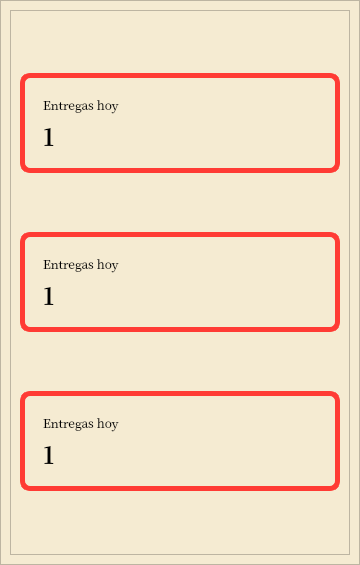
<?xml version="1.0" encoding="UTF-8"?>
<ui version="4.0">
 <class>repartidor</class>
 <widget class="QWidget" name="repartidor">
  <property name="geometry">
   <rect>
    <x>0</x>
    <y>0</y>
    <width>360</width>
    <height>565</height>
   </rect>
  </property>
  <property name="windowTitle">
   <string>Form</string>
  </property>
  <property name="styleSheet">
   <string notr="true">background-color:rgb(245, 235, 210);</string>
  </property>
  <layout class="QVBoxLayout" name="verticalLayout">
   <property name="spacing">
    <number>0</number>
   </property>
   <property name="leftMargin">
    <number>0</number>
   </property>
   <property name="topMargin">
    <number>0</number>
   </property>
   <property name="rightMargin">
    <number>0</number>
   </property>
   <property name="bottomMargin">
    <number>0</number>
   </property>
   <item>
    <widget class="QScrollArea" name="scrollArea">
     <property name="font">
      <font>
       <family>Noto Serif CJK HK</family>
      </font>
     </property>
     <property name="horizontalScrollBarPolicy">
      <enum>Qt::ScrollBarPolicy::ScrollBarAlwaysOff</enum>
     </property>
     <property name="widgetResizable">
      <bool>true</bool>
     </property>
     <widget class="QWidget" name="scrollAreaWidgetContents">
      <property name="geometry">
       <rect>
        <x>0</x>
        <y>0</y>
        <width>358</width>
        <height>563</height>
       </rect>
      </property>
      <layout class="QVBoxLayout" name="verticalLayout_7">
       <item>
        <widget class="QFrame" name="frame_9">
         <property name="sizePolicy">
          <sizepolicy hsizetype="Preferred" vsizetype="Minimum">
           <horstretch>0</horstretch>
           <verstretch>0</verstretch>
          </sizepolicy>
         </property>
         <property name="frameShape">
          <enum>QFrame::Shape::StyledPanel</enum>
         </property>
         <property name="frameShadow">
          <enum>QFrame::Shadow::Raised</enum>
         </property>
         <layout class="QVBoxLayout" name="verticalLayout_8">
          <item>
           <widget class="QFrame" name="frame_7">
            <property name="sizePolicy">
             <sizepolicy hsizetype="Preferred" vsizetype="Preferred">
              <horstretch>0</horstretch>
              <verstretch>0</verstretch>
             </sizepolicy>
            </property>
            <property name="maximumSize">
             <size>
              <width>16777215</width>
              <height>100</height>
             </size>
            </property>
            <property name="styleSheet">
             <string notr="true">border-radius:10;
border: 5 solid rgb(255, 59, 52);</string>
            </property>
            <property name="frameShape">
             <enum>QFrame::Shape::StyledPanel</enum>
            </property>
            <property name="frameShadow">
             <enum>QFrame::Shadow::Sunken</enum>
            </property>
            <property name="lineWidth">
             <number>3</number>
            </property>
            <property name="midLineWidth">
             <number>3</number>
            </property>
            <layout class="QHBoxLayout" name="horizontalLayout_4">
             <item>
              <widget class="QFrame" name="frame_8">
               <property name="styleSheet">
                <string notr="true">border:none;
</string>
               </property>
               <property name="frameShape">
                <enum>QFrame::Shape::StyledPanel</enum>
               </property>
               <property name="frameShadow">
                <enum>QFrame::Shadow::Raised</enum>
               </property>
               <layout class="QVBoxLayout" name="verticalLayout_6">
                <item>
                 <widget class="QLabel" name="label_10">
                  <property name="font">
                   <font>
                    <family>Noto Serif CJK JP</family>
                   </font>
                  </property>
                  <property name="styleSheet">
                   <string notr="true">border:none;</string>
                  </property>
                  <property name="text">
                   <string>Entregas hoy</string>
                  </property>
                 </widget>
                </item>
                <item>
                 <widget class="QLabel" name="label_11">
                  <property name="font">
                   <font>
                    <family>Noto Serif CJK JP</family>
                    <pointsize>18</pointsize>
                    <bold>true</bold>
                   </font>
                  </property>
                  <property name="styleSheet">
                   <string notr="true">border: none;</string>
                  </property>
                  <property name="text">
                   <string>1</string>
                  </property>
                 </widget>
                </item>
               </layout>
              </widget>
             </item>
             <item>
              <spacer name="horizontalSpacer_4">
               <property name="orientation">
                <enum>Qt::Orientation::Horizontal</enum>
               </property>
               <property name="sizeHint" stdset="0">
                <size>
                 <width>40</width>
                 <height>20</height>
                </size>
               </property>
              </spacer>
             </item>
             <item>
              <widget class="QLabel" name="label_12">
               <property name="maximumSize">
                <size>
                 <width>82</width>
                 <height>16777215</height>
                </size>
               </property>
               <property name="styleSheet">
                <string notr="true">border:none;
</string>
               </property>
               <property name="text">
                <string/>
               </property>
               <property name="pixmap">
                <pixmap resource="img.qrc">:/salame.jpeg</pixmap>
               </property>
               <property name="scaledContents">
                <bool>true</bool>
               </property>
              </widget>
             </item>
            </layout>
           </widget>
          </item>
          <item>
           <widget class="QFrame" name="frame">
            <property name="sizePolicy">
             <sizepolicy hsizetype="Preferred" vsizetype="Preferred">
              <horstretch>0</horstretch>
              <verstretch>0</verstretch>
             </sizepolicy>
            </property>
            <property name="maximumSize">
             <size>
              <width>16777215</width>
              <height>100</height>
             </size>
            </property>
            <property name="styleSheet">
             <string notr="true">border-radius:10;
border: 5 solid rgb(255, 59, 52);</string>
            </property>
            <property name="frameShape">
             <enum>QFrame::Shape::StyledPanel</enum>
            </property>
            <property name="frameShadow">
             <enum>QFrame::Shadow::Sunken</enum>
            </property>
            <property name="lineWidth">
             <number>3</number>
            </property>
            <property name="midLineWidth">
             <number>3</number>
            </property>
            <layout class="QHBoxLayout" name="horizontalLayout">
             <item>
              <widget class="QFrame" name="frame_2">
               <property name="styleSheet">
                <string notr="true">border:none;
</string>
               </property>
               <property name="frameShape">
                <enum>QFrame::Shape::StyledPanel</enum>
               </property>
               <property name="frameShadow">
                <enum>QFrame::Shadow::Raised</enum>
               </property>
               <layout class="QVBoxLayout" name="verticalLayout_3">
                <item>
                 <widget class="QLabel" name="label">
                  <property name="font">
                   <font>
                    <family>Noto Serif CJK JP</family>
                   </font>
                  </property>
                  <property name="styleSheet">
                   <string notr="true">border:none;</string>
                  </property>
                  <property name="text">
                   <string>Entregas hoy</string>
                  </property>
                 </widget>
                </item>
                <item>
                 <widget class="QLabel" name="label_2">
                  <property name="font">
                   <font>
                    <family>Noto Serif CJK JP</family>
                    <pointsize>18</pointsize>
                    <bold>true</bold>
                   </font>
                  </property>
                  <property name="styleSheet">
                   <string notr="true">border: none;</string>
                  </property>
                  <property name="text">
                   <string>1</string>
                  </property>
                 </widget>
                </item>
               </layout>
              </widget>
             </item>
             <item>
              <spacer name="horizontalSpacer">
               <property name="orientation">
                <enum>Qt::Orientation::Horizontal</enum>
               </property>
               <property name="sizeHint" stdset="0">
                <size>
                 <width>40</width>
                 <height>20</height>
                </size>
               </property>
              </spacer>
             </item>
             <item>
              <widget class="QLabel" name="label_3">
               <property name="maximumSize">
                <size>
                 <width>82</width>
                 <height>16777215</height>
                </size>
               </property>
               <property name="styleSheet">
                <string notr="true">border:none;
</string>
               </property>
               <property name="text">
                <string/>
               </property>
               <property name="pixmap">
                <pixmap resource="img.qrc">:/salame.jpeg</pixmap>
               </property>
               <property name="scaledContents">
                <bool>true</bool>
               </property>
              </widget>
             </item>
            </layout>
           </widget>
          </item>
          <item>
           <widget class="QFrame" name="frame_5">
            <property name="sizePolicy">
             <sizepolicy hsizetype="Preferred" vsizetype="Preferred">
              <horstretch>0</horstretch>
              <verstretch>0</verstretch>
             </sizepolicy>
            </property>
            <property name="maximumSize">
             <size>
              <width>16777215</width>
              <height>100</height>
             </size>
            </property>
            <property name="styleSheet">
             <string notr="true">border-radius:10;
border: 5 solid rgb(255, 59, 52);</string>
            </property>
            <property name="frameShape">
             <enum>QFrame::Shape::StyledPanel</enum>
            </property>
            <property name="frameShadow">
             <enum>QFrame::Shadow::Sunken</enum>
            </property>
            <property name="lineWidth">
             <number>3</number>
            </property>
            <property name="midLineWidth">
             <number>3</number>
            </property>
            <layout class="QHBoxLayout" name="horizontalLayout_3">
             <item>
              <widget class="QFrame" name="frame_6">
               <property name="styleSheet">
                <string notr="true">border:none;
</string>
               </property>
               <property name="frameShape">
                <enum>QFrame::Shape::StyledPanel</enum>
               </property>
               <property name="frameShadow">
                <enum>QFrame::Shadow::Raised</enum>
               </property>
               <layout class="QVBoxLayout" name="verticalLayout_5">
                <item>
                 <widget class="QLabel" name="label_7">
                  <property name="font">
                   <font>
                    <family>Noto Serif CJK JP</family>
                   </font>
                  </property>
                  <property name="styleSheet">
                   <string notr="true">border:none;</string>
                  </property>
                  <property name="text">
                   <string>Entregas hoy</string>
                  </property>
                 </widget>
                </item>
                <item>
                 <widget class="QLabel" name="label_8">
                  <property name="font">
                   <font>
                    <family>Noto Serif CJK JP</family>
                    <pointsize>18</pointsize>
                    <bold>true</bold>
                   </font>
                  </property>
                  <property name="styleSheet">
                   <string notr="true">border: none;</string>
                  </property>
                  <property name="text">
                   <string>1</string>
                  </property>
                 </widget>
                </item>
               </layout>
              </widget>
             </item>
             <item>
              <spacer name="horizontalSpacer_3">
               <property name="orientation">
                <enum>Qt::Orientation::Horizontal</enum>
               </property>
               <property name="sizeHint" stdset="0">
                <size>
                 <width>40</width>
                 <height>20</height>
                </size>
               </property>
              </spacer>
             </item>
             <item>
              <widget class="QLabel" name="label_9">
               <property name="maximumSize">
                <size>
                 <width>82</width>
                 <height>16777215</height>
                </size>
               </property>
               <property name="styleSheet">
                <string notr="true">border:none;
</string>
               </property>
               <property name="text">
                <string/>
               </property>
               <property name="pixmap">
                <pixmap resource="img.qrc">:/salame.jpeg</pixmap>
               </property>
               <property name="scaledContents">
                <bool>true</bool>
               </property>
              </widget>
             </item>
            </layout>
           </widget>
          </item>
         </layout>
        </widget>
       </item>
      </layout>
     </widget>
    </widget>
   </item>
  </layout>
 </widget>
 <resources>
  <include location="img.qrc"/>
 </resources>
 <connections/>
</ui>
